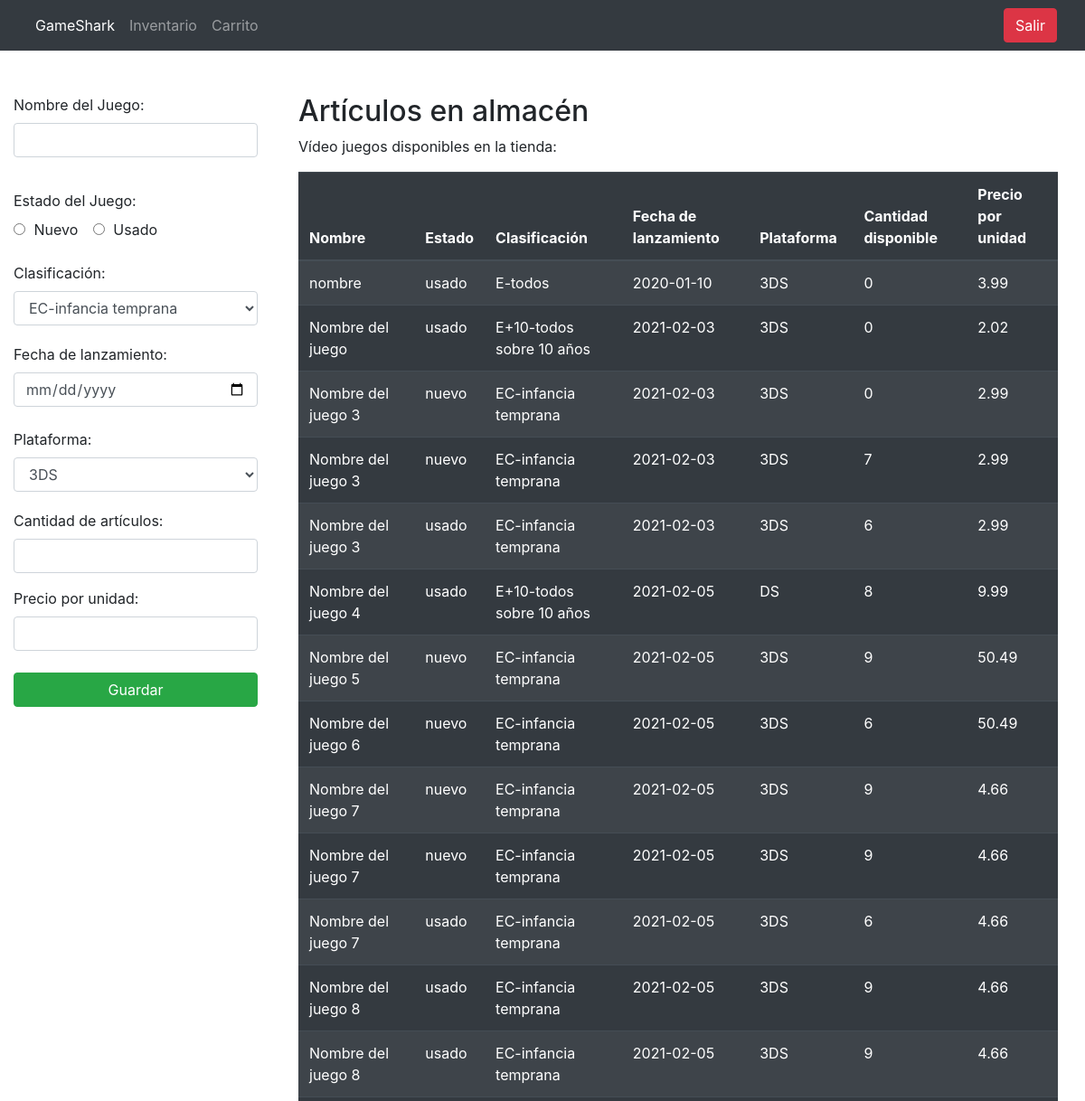
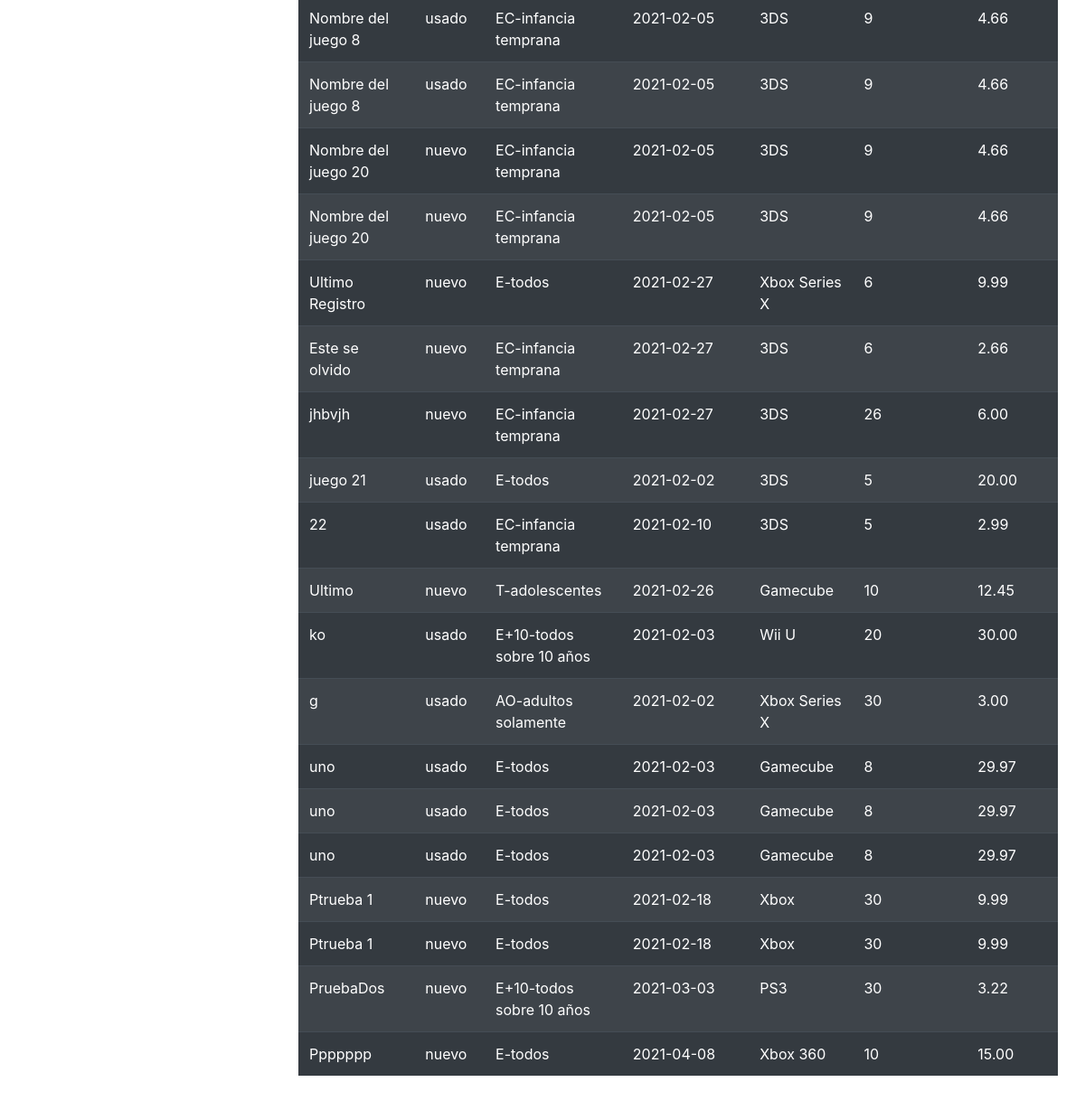
Page /pag/inventario.php (signed in) on the committed database (2 pictures, top to bottom).
### tables this page shows
CREATE TABLE `inventario` (
  `idjuego` int(11) NOT NULL,
  `nombre` varchar(50) NOT NULL,
  `estado` varchar(10) NOT NULL,
  `fecha` date NOT NULL,
  `idclasificacion` int(11) NOT NULL,
  `idplataforma` int(11) NOT NULL,
  `cantidad` int(11) NOT NULL,
  `precio` double(6,2) NOT NULL
);

CREATE TABLE `clasificacion` (
  `idclasificacion` int(11) NOT NULL,
  `nombre` varchar(50) NOT NULL
);

CREATE TABLE `plataforma` (
  `idplataforma` int(11) NOT NULL,
  `nombre` varchar(50) NOT NULL
);

### htdocs/php/datostabla.php (the view, shortened to what this page needs)
<?php
try {
    $conn = new PDO("mysql:host=$servername;dbname=$dbname", $username, $password);
    $conn->setAttribute(PDO::ATTR_ERRMODE, PDO::ERRMODE_EXCEPTION);
    $sql = "SELECT inventario.idjuego ,inventario.nombre,inventario.estado,inventario.fecha, clasificacion.nombre as cnombre, plataforma.nombre as pnombre,inventario.cantidad , inventario.precio FROM inventario,clasificacion, plataforma WHERE inventario.idclasificacion=clasificacion.idclasificacion AND inventario.idplataforma=plataforma.idplataforma ORDER BY inventario.idjuego ASC";
    $stmt = $conn->prepare($sql);
    $stmt->execute();
    while ($data = $stmt->fetch(PDO::FETCH_ASSOC)) {
        $id = $data['idjuego'];
        echo "<tr idjuego=" . '"' . $id . '"' . ">";
        echo '<td>';
        echo $data['nombre'];
        echo '</td>';
        echo '<td>';
        echo $data['estado'];
        echo '</td>';
        echo '<td>';
        echo $data['cnombre'];
        echo '</td>';
        echo '<td>';
        echo $data['fecha'];
        echo '</td>';
        echo '<td>';
        echo $data['pnombre'];
        echo '</td>';
        echo '<td>';
        echo $data['cantidad'];
        echo '</td>';
        echo '<td>';
        echo $data['precio'];
        echo '</td>';
        echo '</tr>';
    }
} catch (PDOException $e) {
}

### rows in the picture
inventario: nombre "nombre", estado "usado", idclasificacion.nombre "E-todos", fecha "2020-01-10", idplataforma.nombre "3DS", cantidad "0", precio "3.99"
inventario: nombre "Nombre del juego", estado "usado", idclasificacion.nombre "E+10-todos sobre 10 años", fecha "2021-02-03", idplataforma.nombre "3DS", cantidad "0", precio "2.02"
inventario: nombre "Nombre del juego 3", estado "nuevo", idclasificacion.nombre "EC-infancia temprana", fecha "2021-02-03", idplataforma.nombre "3DS", cantidad "0", precio "2.99"
inventario: nombre "Nombre del juego 3", estado "nuevo", idclasificacion.nombre "EC-infancia temprana", fecha "2021-02-03", idplataforma.nombre "3DS", cantidad "7", precio "2.99"
inventario: nombre "Nombre del juego 3", estado "usado", idclasificacion.nombre "EC-infancia temprana", fecha "2021-02-03", idplataforma.nombre "3DS", cantidad "6", precio "2.99"
inventario: nombre "Nombre del juego 4", estado "usado", idclasificacion.nombre "E+10-todos sobre 10 años", fecha "2021-02-05", idplataforma.nombre "DS", cantidad "8", precio "9.99"
inventario: nombre "Nombre del juego 5", estado "nuevo", idclasificacion.nombre "EC-infancia temprana", fecha "2021-02-05", idplataforma.nombre "3DS", cantidad "9", precio "50.49"
inventario: nombre "Nombre del juego 6", estado "nuevo", idclasificacion.nombre "EC-infancia temprana", fecha "2021-02-05", idplataforma.nombre "3DS", cantidad "6", precio "50.49"
inventario: nombre "Nombre del juego 7", estado "nuevo", idclasificacion.nombre "EC-infancia temprana", fecha "2021-02-05", idplataforma.nombre "3DS", cantidad "9", precio "4.66"
inventario: nombre "Nombre del juego 7", estado "nuevo", idclasificacion.nombre "EC-infancia temprana", fecha "2021-02-05", idplataforma.nombre "3DS", cantidad "9", precio "4.66"
inventario: nombre "Nombre del juego 7", estado "usado", idclasificacion.nombre "EC-infancia temprana", fecha "2021-02-05", idplataforma.nombre "3DS", cantidad "6", precio "4.66"
inventario: nombre "Nombre del juego 8", estado "usado", idclasificacion.nombre "EC-infancia temprana", fecha "2021-02-05", idplataforma.nombre "3DS", cantidad "9", precio "4.66"
inventario: nombre "Nombre del juego 8", estado "usado", idclasificacion.nombre "EC-infancia temprana", fecha "2021-02-05", idplataforma.nombre "3DS", cantidad "9", precio "4.66"
inventario: nombre "Nombre del juego 8", estado "usado", idclasificacion.nombre "EC-infancia temprana", fecha "2021-02-05", idplataforma.nombre "3DS", cantidad "9", precio "4.66"
inventario: nombre "Nombre del juego 8", estado "usado", idclasificacion.nombre "EC-infancia temprana", fecha "2021-02-05", idplataforma.nombre "3DS", cantidad "9", precio "4.66"
inventario: nombre "Nombre del juego 20", estado "nuevo", idclasificacion.nombre "EC-infancia temprana", fecha "2021-02-05", idplataforma.nombre "3DS", cantidad "9", precio "4.66"
inventario: nombre "Nombre del juego 20", estado "nuevo", idclasificacion.nombre "EC-infancia temprana", fecha "2021-02-05", idplataforma.nombre "3DS", cantidad "9", precio "4.66"
inventario: nombre "Ultimo Registro", estado "nuevo", idclasificacion.nombre "E-todos", fecha "2021-02-27", idplataforma.nombre "Xbox Series X", cantidad "6", precio "9.99"
inventario: nombre "Este se olvido", estado "nuevo", idclasificacion.nombre "EC-infancia temprana", fecha "2021-02-27", idplataforma.nombre "3DS", cantidad "6", precio "2.66"
inventario: nombre "jhbvjh", estado "nuevo", idclasificacion.nombre "EC-infancia temprana", fecha "2021-02-27", idplataforma.nombre "3DS", cantidad "26", precio "6.00"
inventario: nombre "juego 21", estado "usado", idclasificacion.nombre "E-todos", fecha "2021-02-02", idplataforma.nombre "3DS", cantidad "5", precio "20.00"
inventario: nombre "22", estado "usado", idclasificacion.nombre "EC-infancia temprana", fecha "2021-02-10", idplataforma.nombre "3DS", cantidad "5", precio "2.99"
inventario: nombre "Ultimo", estado "nuevo", idclasificacion.nombre "T-adolescentes", fecha "2021-02-26", idplataforma.nombre "Gamecube", cantidad "10", precio "12.45"
inventario: nombre "ko", estado "usado", idclasificacion.nombre "E+10-todos sobre 10 años", fecha "2021-02-03", idplataforma.nombre "Wii U", cantidad "20", precio "30.00"
inventario: nombre "g", estado "usado", idclasificacion.nombre "AO-adultos solamente", fecha "2021-02-02", idplataforma.nombre "Xbox Series X", cantidad "30", precio "3.00"
inventario: nombre "uno", estado "usado", idclasificacion.nombre "E-todos", fecha "2021-02-03", idplataforma.nombre "Gamecube", cantidad "8", precio "29.97"
inventario: nombre "uno", estado "usado", idclasificacion.nombre "E-todos", fecha "2021-02-03", idplataforma.nombre "Gamecube", cantidad "8", precio "29.97"
inventario: nombre "uno", estado "usado", idclasificacion.nombre "E-todos", fecha "2021-02-03", idplataforma.nombre "Gamecube", cantidad "8", precio "29.97"
inventario: nombre "Ptrueba 1", estado "nuevo", idclasificacion.nombre "E-todos", fecha "2021-02-18", idplataforma.nombre "Xbox", cantidad "30", precio "9.99"
inventario: nombre "Ptrueba 1", estado "nuevo", idclasificacion.nombre "E-todos", fecha "2021-02-18", idplataforma.nombre "Xbox", cantidad "30", precio "9.99"
inventario: nombre "PruebaDos", estado "nuevo", idclasificacion.nombre "E+10-todos sobre 10 años", fecha "2021-03-03", idplataforma.nombre "PS3", cantidad "30", precio "3.22"
inventario: nombre "Ppppppp", estado "nuevo", idclasificacion.nombre "E-todos", fecha "2021-04-08", idplataforma.nombre "Xbox 360", cantidad "10", precio "15.00"

### other values in the picture
form field idclasificacion "EC-infancia temprana"
form field idplataforma "3DS"
